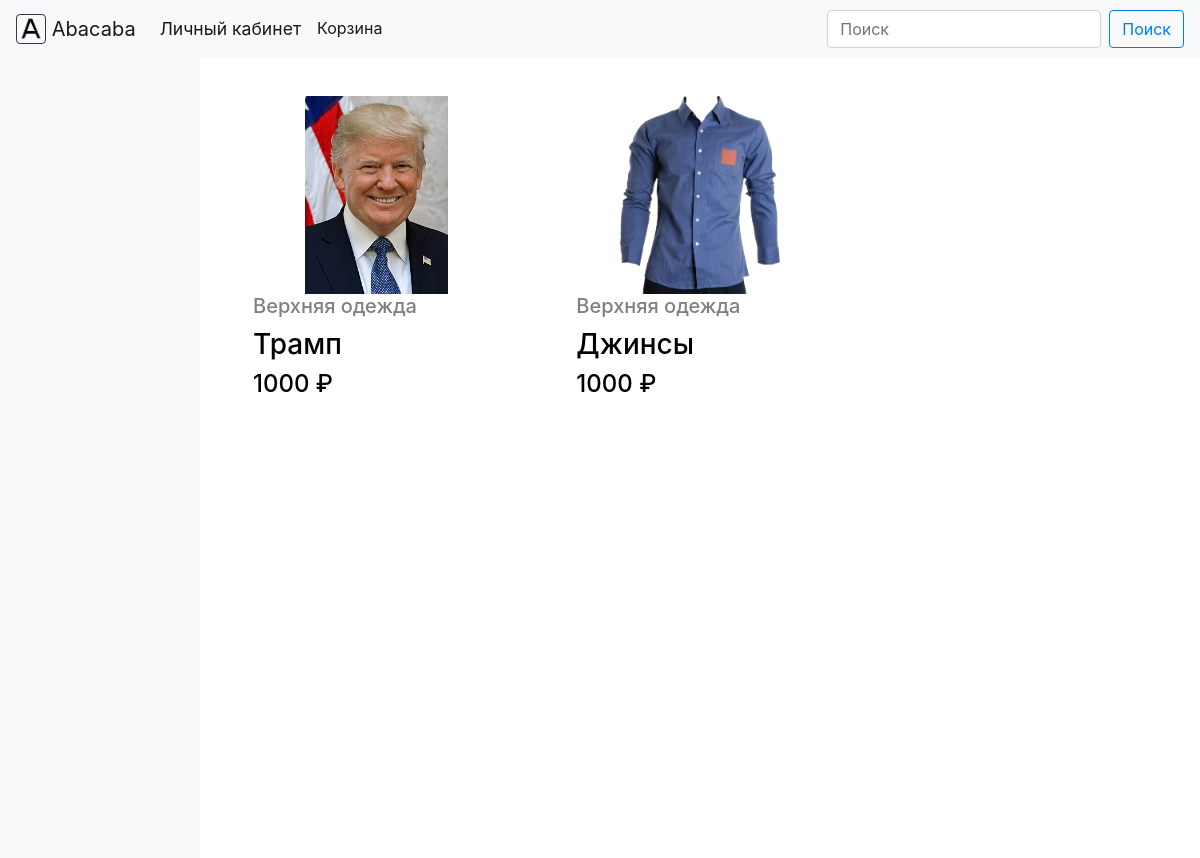
The page / on the database its author committed.
### core/models.py (models this page shows, shortened)
class Product(models.Model):
    id = models.AutoField(primary_key=True)
    name = models.TextField()
    price = models.IntegerField(validators=[MinValueValidator(0)])
    rating = models.FloatField(blank=True,
                               null=True,
                               validators=[MinValueValidator(0), MaxValueValidator(5)])
    categories = models.ManyToManyField(to=Category,
                                        blank=True,
                                        related_name='products')
    main_category = models.ForeignKey(to=Category,
                                      blank=True,
                                      null=True,
                                      on_delete=models.SET_NULL)

class Image(models.Model):
    id = models.AutoField(primary_key=True)
    image = models.ImageField(upload_to='images',
                              null=True)
    description = models.TextField(null=True,
                                   blank=True)
    stock_product = models.ForeignKey(to=StockProduct,
                                      on_delete=models.CASCADE,
                                      related_name='images',
                                      null=True,
                                      blank=True)
    product = models.OneToOneField(Product,
                                   on_delete=models.SET_NULL,
                                   null=True,
                                   blank=True,
                                   related_name='image')

class Category(models.Model):
    id = models.AutoField(primary_key=True)
    name = models.TextField()
    parent_category = models.ForeignKey('self',
                                        on_delete=models.CASCADE,
                                        blank=True,
                                        null=True,
                                        related_name='child_categories')

### core/views.py (the view)
# urls.py: path('', views.index_page, name='home'),
def index_page(request):
    context = dict()
    if 'category_id' in request.GET:
        category_id = request.GET.get('category_id')
        if Category.objects.filter(id=category_id).exists():
            category = Category.objects.get(id=category_id)
        else:
            return e_handler500(request)
        context['is_category'] = True
        context['category_name'] = category.name
    else:
        category_id = None
        context['is_category'] = False
    if 'text' in request.GET:
        text = request.GET.get('text')
        context['search_query'] = text
        context['is_search'] = True
    else:
        text = None
        context['is_search'] = False
    context['products'] = return_products(category_id=category_id, search_query=text)
    if len(context['products']) == 0:
        context['is_empty'] = True
    else:
        context['is_empty'] = False
    return render(request, 'index.html', context)

### core/views.py (called while the page is built, shortened)
def return_products(category_id=None, search_query=None):  # #Возвращает список продуктов для главной страницы
    if category_id is None and search_query is None:
        return Product.objects.all()

### core/templates/index.html
{% extends "base.html" %}
{% block content %}
<div class="container-fluid" style="padding:0px;">
    <div class="row no-gutters">
        {% include 'sidebar.html' %}
        <div class="col-sm-10">
            {% include 'items.html' %}
        </div>
    </div>
</div>
{% endblock %}

### core/templates/product_preview.html
<div class="col-xl-4 col-md-6 col-xs-12" style="margin-bottom: 10px;">
    <a id="prod_preview_block" class="thumbnail" href='/products?id={{product.id}}'>
        <div class="square-box">
            <img class="img-fluid centered-div" src="{{product.image.image.url}}" alt="Product">
        </div>
        <div class="caption">
            {% if product.main_category %}
            <h5 style="margin-bottom:0px; color:gray;">{{ product.main_category.name }}</h5>
            {% else %}
            <h5 style="margin-bottom:0px; color:gray;">Без категории</h5>
            {% endif %}
            <h3 style="margin-top:10px;">{{ product.name }}</h3>
            <h4>{{ product.price }} ₽</h4>
        </div>
    </a>
</div>

### assets/classes/styles.css (style rules this page uses)
#prod_preview_block { display: block; box-sizing: border-box; text-decoration: none; color: black; padding: 20px; border: 3px solid transparent; border-radius: 20px; transition: 0.1s linear; }
.square-box { position: relative; width: 80%; overflow: hidden; left: 10%; }
.square-box:before { content: ""; display: block; padding-top: 100%; }
.centered-div { position: absolute; top: 0; left: 0; bottom: 0; right: 0; margin: auto; max-width: 100%; max-height: 100%; }

### core/templates/menu.html (style rules this page uses)
a { color: black; text-decoration: none; }

### rows shown on the page
Product: image.image (picture), main_category.name "Верхняя одежда", name "Трамп", price "1000"
Product: image.image (picture), main_category.name "Верхняя одежда", name "Джинсы", price "1000"
